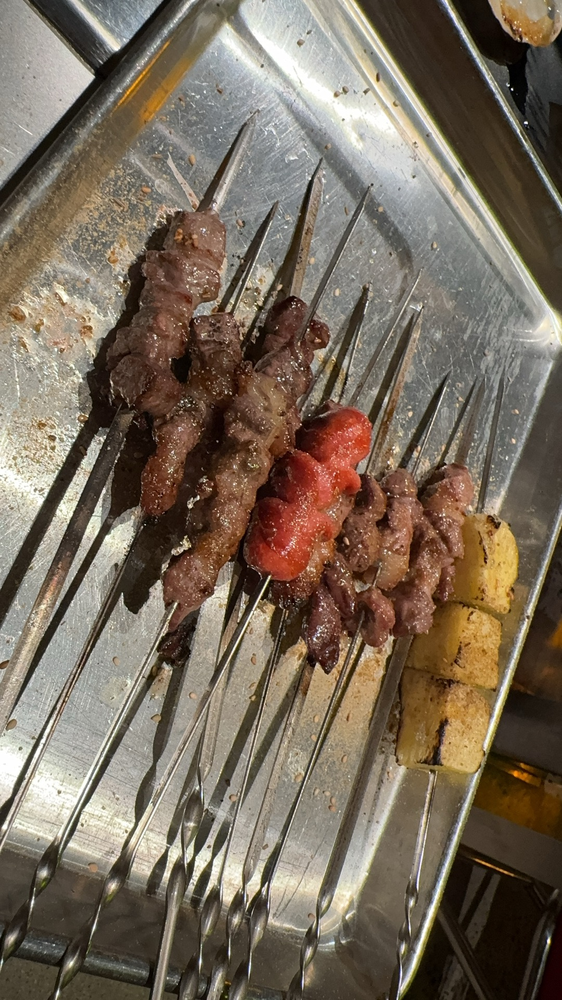
#> input picture test/test4.png, 562 x 1000 px, shrunk from 1080 x 1920 before the run
$ python -i region_proposal.py   (imports and definitions only)
#> lines starting #> are read from the running program, lines starting #| are printed output that depends on the picture
#> further down, picture is the input picture: shape (1000, 562, 3); mean B, G, R 91.3, 107.1, 120.6
"""Experimental Lab-region proposals and uncalibrated stereo evidence."""

from __future__ import annotations

from collections import deque
from dataclasses import dataclass
import math

import cv2
import numpy as np


@dataclass(frozen=True)
class RegionProposalConfig:
    minimum_region_fraction: float = 0.03
    growth_threshold: float = 14.0
    edge_stop_threshold: float = 110.0
    minimum_merge_score: float = 0.65
    stereo_merge_weight: float = 0.12
    vertical_search_tolerance: int = 12
    interface_band: int = 5


class _DisjointSet:
    def __init__(self, size):
        self.parent = list(range(size))

    # [12 lines left out: functions find, union, not called in this run]


class StereoRegionProposer:
    """Create object-size suggestions before the regular attention scan."""

    def __init__(self, config=None):
        self.config = config or RegionProposalConfig()

    @staticmethod
    def _lab_distance(first, second):
        delta = np.abs(np.asarray(first, np.float32) - np.asarray(second, np.float32))
        return float(0.35 * delta[0] + 0.65 * math.hypot(delta[1], delta[2]))

    def grow_regions(self, image):
        """Grow four-connected regions against each region's evolving Lab mean."""
        lab = cv2.cvtColor(cv2.GaussianBlur(image, (3, 3), 0), cv2.COLOR_BGR2LAB)
#> lab: shape (1000, 562, 3); mean of channels 0, 1, 2 115.4, 131.3, 139.1
        gray = cv2.cvtColor(image, cv2.COLOR_BGR2GRAY)
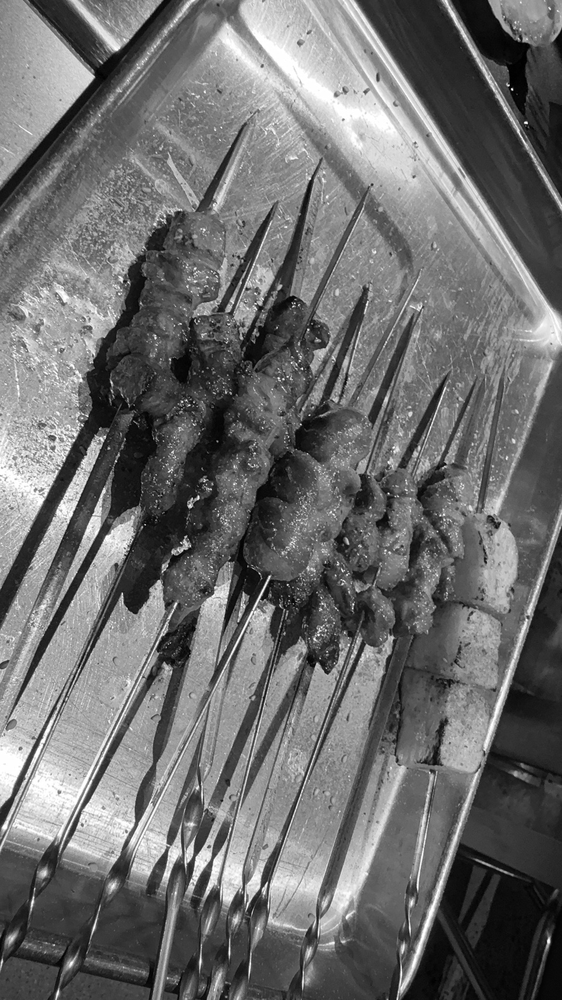
#> gray: shape (1000, 562); min 0, max 255, mean 109.3
        edges = cv2.Canny(gray, 60, 160)
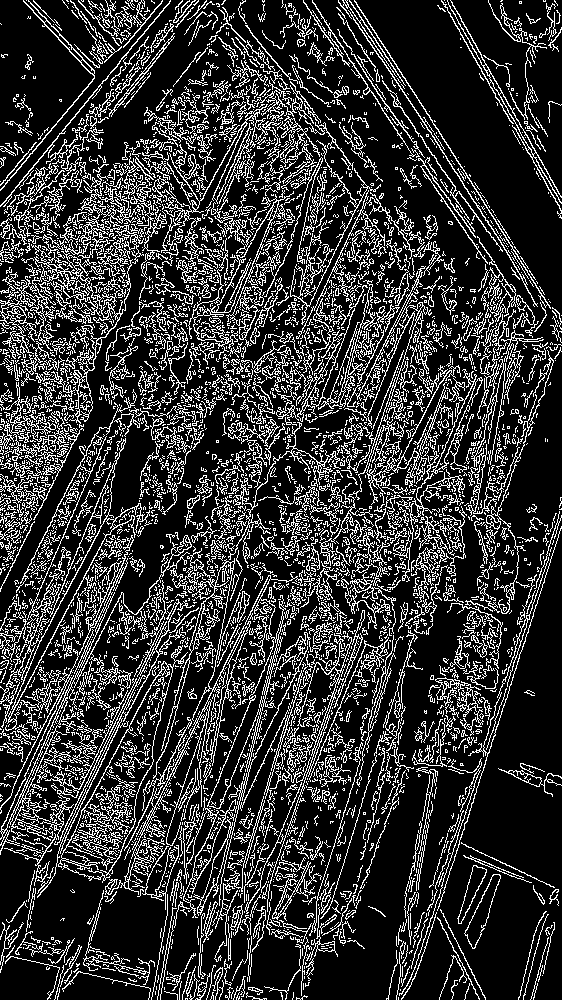
#> edges: shape (1000, 562); 20.7% white in thin lines or dots
        height, width = lab.shape[:2]
#> height = 1000; width = 562
        labels = np.full((height, width), -1, np.int32)
        regions = []
        for seed_y in range(height):
            for seed_x in range(width):
                if labels[seed_y, seed_x] >= 0:
                    continue
                identifier = len(regions)
                queue = deque([(seed_x, seed_y)])
                labels[seed_y, seed_x] = identifier
                total = lab[seed_y, seed_x].astype(np.float64)
                squared = total * total
                count = 1
                x1 = x2 = seed_x
                y1 = y2 = seed_y
                while queue:
                    x, y = queue.popleft()
                    mean = total / count
                    for nx, ny in ((x - 1, y), (x + 1, y), (x, y - 1), (x, y + 1)):
                        if nx < 0 or ny < 0 or nx >= width or ny >= height:
                            continue
                        if labels[ny, nx] >= 0:
                            continue
                        value = lab[ny, nx]
                        threshold = self.config.growth_threshold
                        if max(edges[y, x], edges[ny, nx]) >= self.config.edge_stop_threshold:
                            threshold *= .60
                        if self._lab_distance(value, mean) > threshold:
                            continue
                        labels[ny, nx] = identifier
                        queue.append((nx, ny))
                        value_float = value.astype(np.float64)
                        total += value_float
                        squared += value_float * value_float
                        count += 1
                        x1, x2 = min(x1, nx), max(x2, nx)
                        y1, y2 = min(y1, ny), max(y2, ny)
                variance = np.maximum(0.0, squared / count - (total / count) ** 2)
                regions.append({
                    "id": identifier,
                    "area": count,
                    "lab_sum": total,
                    "lab_squared_sum": squared,
                    "lab_mean": total / count,
                    "lab_std": np.sqrt(variance),
                    "bbox": (x1, y1, x2 - x1 + 1, y2 - y1 + 1),
                })
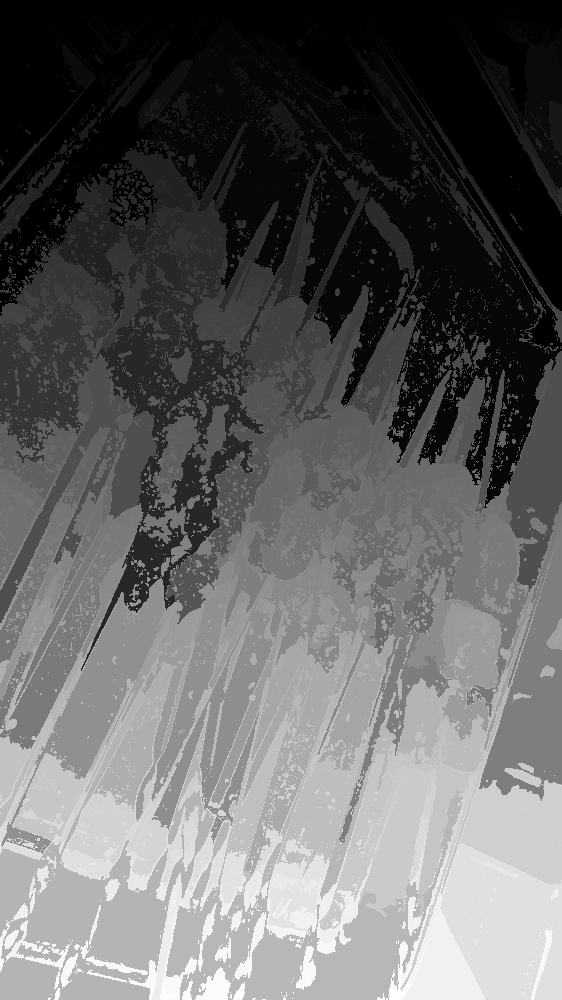
#> labels: shape (1000, 562) int32; min 0, max 22694, mean 8915.1; drawn with min black and max white
        return labels, regions, edges

    # [369 lines left out: functions adjacency, _aggregate, merge_features, merge_pass, approximate_disparity, region_disparities and 4 more, not called in this run]

>>> import cv2
>>> picture = cv2.imread('test/test4.png')
>>> result = StereoRegionProposer().grow_regions(picture)
